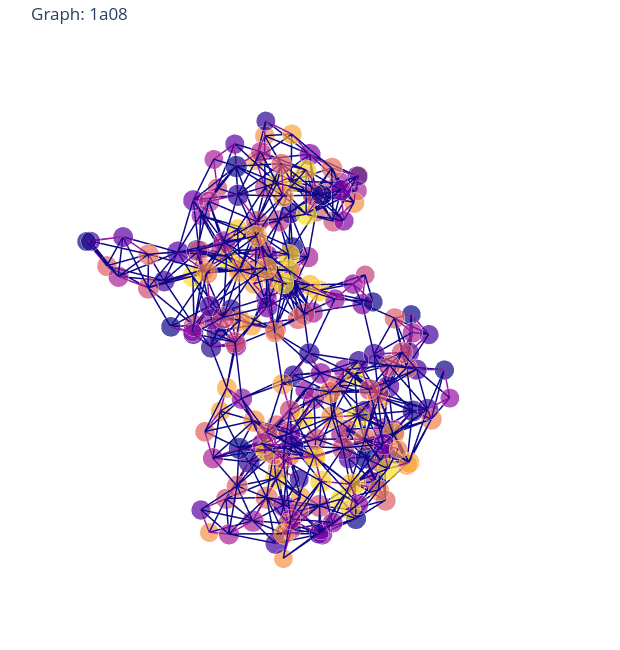

The cell this chart's notebook holds for it:
### Code cell
#grafo proteina
from src.protein import Protein

protein = Protein.from_pdb_code(PDB_CODE)
protein.visualize_protein_graph()

### Figure 1 — Plotly figure (JSON) as saved in the notebook; plotly's stock layout.template omitted (floating-point values rounded to 4 significant figures; data arrays with more than 128 entries replaced by an {"elided": "..."} marker saying what was removed)
{"data": [{"hoverinfo": "text+x+y+z", "line": {"width": 3}, "marker": {"color": {"elided": "211x4 float values"}, "opacity": 0.7, "size": {"elided": "211 float values"}, "symbol": "circle"}, "mode": "markers", "text": {"elided": "211 str values"}, "type": "scatter3d", "x": {"elided": "211 float values"}, "y": {"elided": "211 float values"}, "z": {"elided": "211 float values"}}, {"hoverinfo": "text", "line": {"color": {"elided": "3513x4 float values"}, "width": 3}, "mode": "lines", "text": {"elided": "3513 str values"}, "type": "scatter3d", "x": {"elided": "3513 float values"}, "y": {"elided": "3513 float values"}, "z": {"elided": "3513 float values"}}], "layout": {"height": 650, "margin": {"b": 0, "l": 0, "r": 0, "t": 40}, "scene": {"aspectmode": "data", "xaxis": {"showbackground": false, "showgrid": false, "showline": false, "showticklabels": false, "title": {"text": ""}, "visible": false, "zeroline": false}, "yaxis": {"showbackground": false, "showgrid": false, "showline": false, "showticklabels": false, "title": {"text": ""}, "visible": false, "zeroline": false}, "zaxis": {"showbackground": false, "showgrid": false, "showline": false, "showticklabels": false, "title": {"text": ""}, "visible": false, "zeroline": false}}, "showlegend": false, "title": {"text": "Graph: 1a08"}, "width": 620}}
